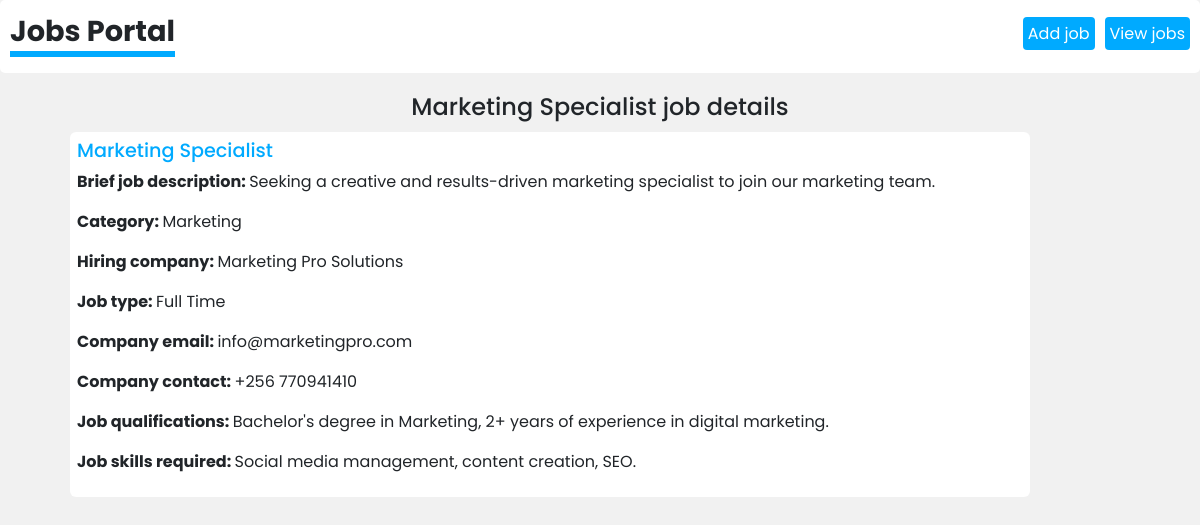
/job/details/2/, run on the app's committed database.
### jobs/models.py (models this page shows, shortened)
class Job(models.Model):
    class JobTypeOptions(models.TextChoices):
        FULLTIME = "FT", ("Full Time")
        PARTTIME = "PT", ("Part Time")
    title = models.CharField(max_length= 20)
    description = models.TextField()
    category = models.CharField(max_length=10)
    company = models.CharField(max_length= 20)
    location = models.CharField(max_length=20)
    jobtype = models.CharField(max_length=10, default="FT" , choices=JobTypeOptions.choices)
    qualifications = models.TextField()
    skills = models.TextField()
    email = models.EmailField()
    contact = models.CharField(max_length=14)

### jobs/views.py (the view)
# urls.py: path('job/details/<int:id>/', views.jobdetails, name='jobdetails')
def jobdetails(request,id):
    jobdetails = Job.objects.get(id=id)
    return render (request, 'JobDetails.html',{
        'jobdetails':jobdetails
    })

### templates/JobDetails.html (shortened to what this page needs)
{% extends 'Header.html' %}
{% block content %}
<head>
</head>
<body>
    <div>
        <h3>{{ jobdetails.title }} job details</h3>
        <div class="details">
            <h4>{{ jobdetails.title }}</h4>
            <p><strong>Brief job description: </strong>{{ jobdetails.description }}</p>
            <p><strong>Category: </strong>{{ jobdetails.category }}</p>
            <p><strong>Hiring company: </strong>{{ jobdetails.company }}</p>
            <p><strong>Job type: </strong>
                {% if jobdetails.jobtype == "FT" %}
                    Full Time
                {% elif jobdetails.jobtype == "PT" %}
                    Part Time
                {% endif %}
            </p>
            <p><strong>Company email: </strong>{{ jobdetails.email }}</p>
            <p><strong>Company contact: </strong>{{ jobdetails.contact }}</p>
            <p><strong>Job qualifications: </strong>{{ jobdetails.qualifications }}</p>
            <p><strong>Job skills required: </strong>{{ jobdetails.skills }}</p>
        </div>
    </div>
</body>
{% endblock %}

### templates/Header.html (style rules this page uses)
body { background: #f1f1f1; font-family: 'Poppins', sans-serif; }

### templates/JobDetails.html (style rules this page uses)
body { background: #f1f1f1; font-family: 'Poppins', sans-serif; }
.details { background: #fff; padding: 7px; margin: 10px; border-radius: 6px; width: 80%; position: relative; left: 5%; }
h3 { font-size: 24px; text-align: center; }
.details h4 { color: #00aaff; font-size: 1.2em; }

### data on the page
Job: title "Marketing Specialist", description "Seeking a creative and results-driven marketing specialist to join our marketing team.", category "Marketing", company "Marketing Pro Solutions", email "info@marketingpro.com", contact "+256 770941410", qualifications "Bachelor's degree in Marketing, 2+ years of experience in digital marketing.", skills "Social media management, content creation, SEO."
